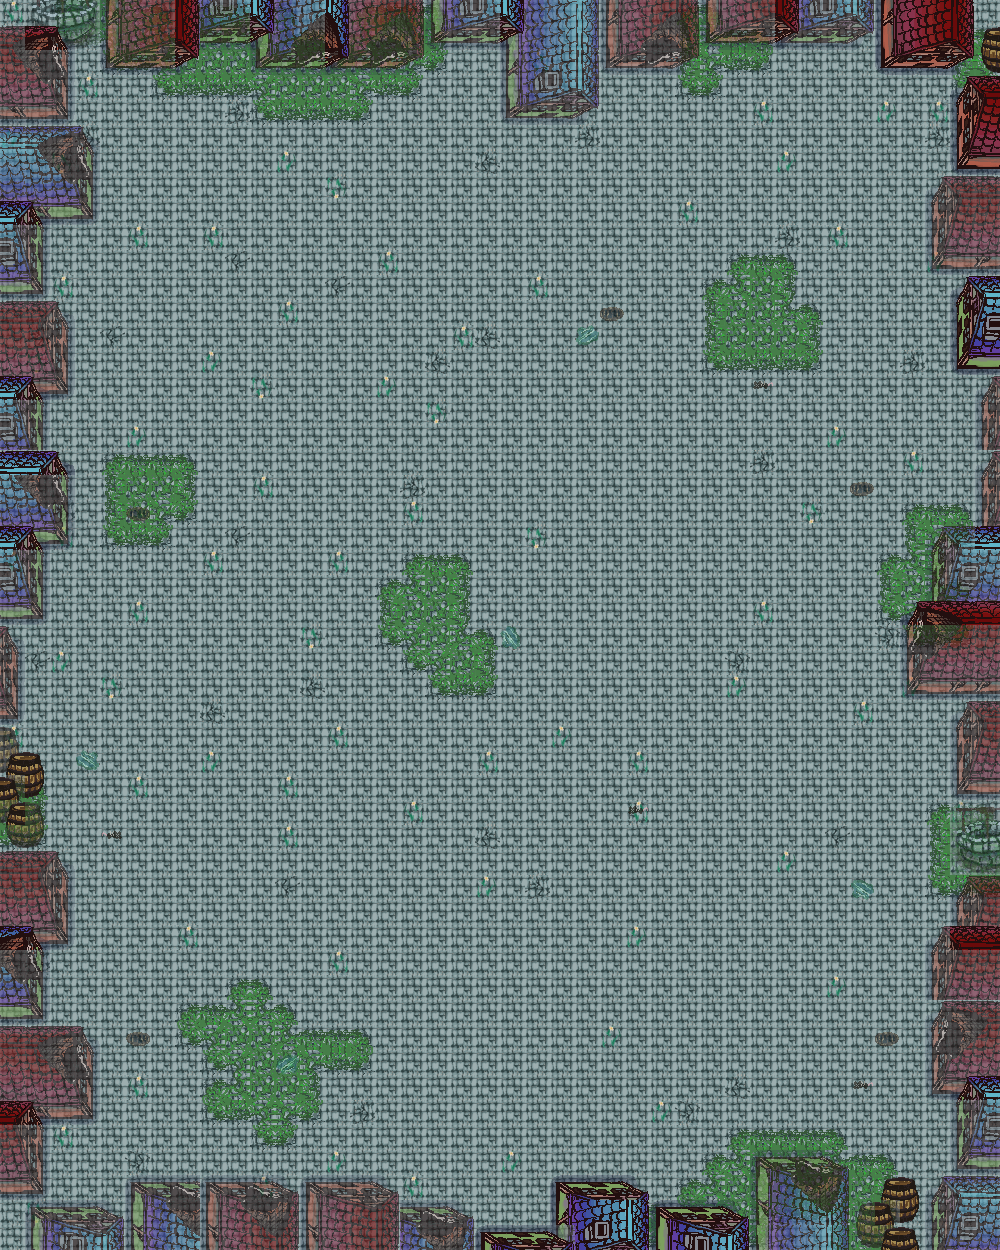

Rendered tile map (Tiled .tmx) drawn with the repository's tilesets; below, a short description and the map source with its tile grids summarised:
An orthogonal 40x50 tile map with 25x25 px tiles, 3 tile layers (Bottom, Middle, Top) and 19 objects (11x person, 6x child, spawn, boss_dragon).

<map version="1.0" tiledversion="1.0.2" orientation="orthogonal" renderorder="right-down" width="40" height="50" tilewidth="25" tileheight="25" nextobjectid="62">
 <tileset firstgid="1" name="Tileset" tilewidth="25" tileheight="25" tilecount="126" columns="9">
  <image source="tiles/tileset_town.png" width="225" height="350" />
  <terraintypes>
   <terrain name="Nuevo Terreno" tile="43" />
  </terraintypes>
  <tile id="27" terrain="0,0,0," />
  <tile id="28" terrain="0,0,,0" />
  <tile id="33" terrain=",,,0" />
  <tile id="34" terrain=",,0,0" />
  <tile id="35" terrain=",,0," />
  <tile id="36" terrain="0,,0,0" />
  <tile id="37" terrain=",0,0,0" />
  <tile id="42" terrain=",0,,0" />
  <tile id="43" terrain="0,0,0,0" />
  <tile id="44" terrain="0,,0," />
  <tile id="51" terrain=",0,," />
  <tile id="52" terrain="0,0,," />
  <tile id="53" terrain="0,,," />
 </tileset>
 <layer name="Bottom" width="40" height="50">
  <data>[2000 cells, 1999 non-empty, 16 distinct tile ids]</data>
 </layer>
 <objectgroup name="Objects">
  <object id="40" name="Spawn" type="spawn" x="503" y="1137" />
  <object id="41" name="Persona" type="person" x="810" y="982.5">
   <properties>
    <property name="hp" value="2" />
    <property name="mana" value="0" />
   </properties>
  </object>
  <object id="42" name="Persona" type="person" x="236.5" y="943.5">
   <properties>
    <property name="hp" value="2" />
    <property name="mana" value="0" />
   </properties>
  </object>
  <object id="43" name="Persona" type="person" x="84" y="793.5">
   <properties>
    <property name="hp" value="2" />
    <property name="mana" value="0" />
   </properties>
  </object>
  <object id="44" name="Persona" type="person" x="850.5" y="1111">
   <properties>
    <property name="hp" value="2" />
    <property name="mana" value="0" />
   </properties>
  </object>
  <object id="45" name="Persona" type="person" x="872" y="867">
   <properties>
    <property name="hp" value="2" />
    <property name="mana" value="0" />
   </properties>
  </object>
  <object id="46" name="Persona" type="person" x="797.5" y="630.5">
   <properties>
    <property name="hp" value="2" />
    <property name="mana" value="0" />
   </properties>
  </object>
  <object id="47" name="Persona" type="person" x="108" y="600">
   <properties>
    <property name="hp" value="2" />
    <property name="mana" value="0" />
   </properties>
  </object>
  <object id="48" name="Persona" type="person" x="96.5" y="426.5">
   <properties>
    <property name="hp" value="2" />
    <property name="mana" value="0" />
   </properties>
  </object>
  <object id="49" name="Persona" type="person" x="865" y="388.5">
   <properties>
    <property name="hp" value="2" />
    <property name="mana" value="0" />
   </properties>
  </object>
  <object id="50" name="Persona" type="person" x="840" y="212">
   <properties>
    <property name="hp" value="2" />
    <property name="mana" value="0" />
   </properties>
  </object>
  <object id="51" name="Persona" type="person" x="185" y="173.5">
   <properties>
    <property name="hp" value="2" />
    <property name="mana" value="0" />
   </properties>
  </object>
  <object id="54" name="Dragon" type="boss_dragon" x="507" y="493" />
  <object id="55" name="Niño" type="child" x="252" y="235" />
  <object id="56" name="Niño" type="child" x="253" y="980" />
  <object id="58" name="Niño" type="child" x="749" y="935" />
  <object id="59" name="Niño" type="child" x="779" y="184" />
  <object id="60" name="Niño" type="child" x="80" y="1168" />
  <object id="61" name="Niño" type="child" x="906.667" y="1146.67" />
 </objectgroup>
 <layer name="Middle" width="40" height="50" opacity="0.61">
  <data>[2000 cells, 390 non-empty, 75 distinct tile ids]</data>
 </layer>
 <layer name="Top" width="40" height="50">
  <data>[2000 cells, 100 non-empty, 35 distinct tile ids]</data>
 </layer>
</map>